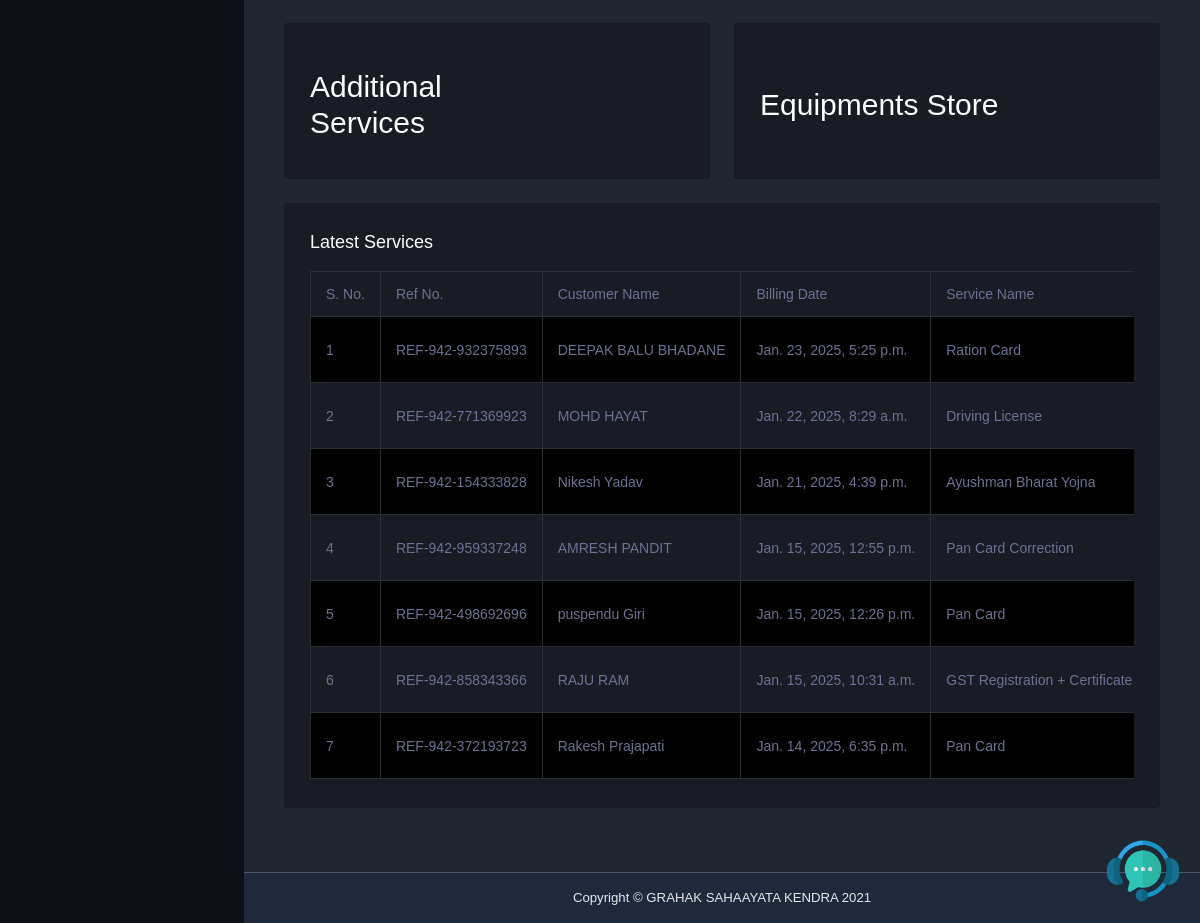
Before: /dashboard/admin/dashboard/ (signed in, lower part) with the older database file.
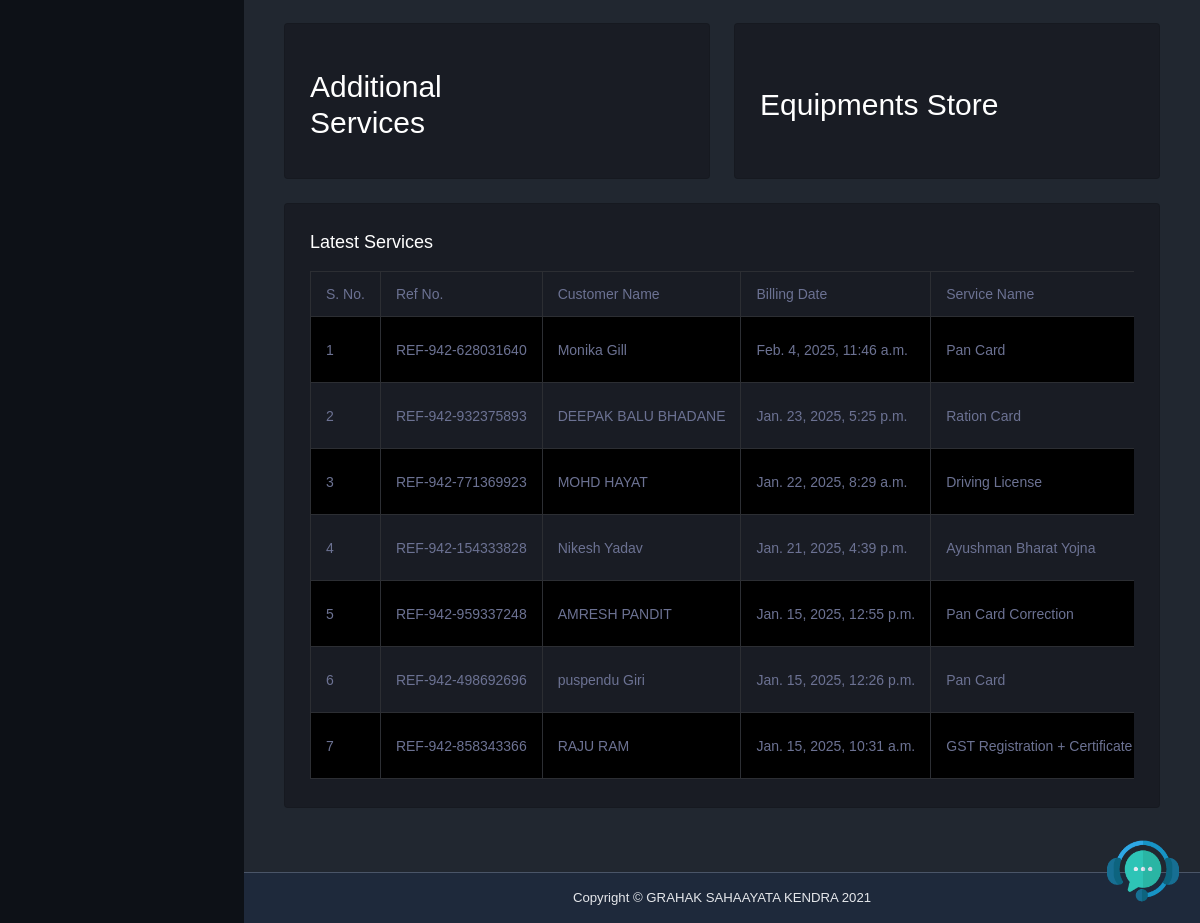
After: the same page with the newer database file.
### dashboard/models.py (models this page shows, shortened)
class BillingDetails(models.Model):
    user = models.ForeignKey(User, on_delete=models.CASCADE)  # Replace `1` with the correct default user ID
    ref_no = models.CharField(max_length=255, unique=True)
    customer = models.ForeignKey(Customer, on_delete=models.CASCADE)  # Foreign Key to Customer
    service = models.ForeignKey(Service, on_delete=models.CASCADE)  # Automatically delete related records
    billing_date = models.DateTimeField(auto_now_add=True, null=True)  # Ensure this field is defined
    payment_mode = models.CharField(max_length=50, choices=[('Cash', 'Cash'), ('Online', 'Online')])
    payment_status = models.CharField(max_length=50, choices=[('Paid', 'Paid'), ('Unpaid', 'Unpaid')], default='Unpaid')
    id_proof = models.FileField(upload_to='id_proofs/', blank=True, null=True)
    address_proof = models.FileField(upload_to='address_proofs/', blank=True, null=True)
    pan_card = models.CharField(max_length=255, null=True, blank=True)
    banking = models.FileField(upload_to='banking/', null=True, blank=True)
    photo = models.FileField(upload_to='photos/', null=True, blank=True)
    others = models.FileField(upload_to='others/', null=True, blank=True)
    service_status = models.CharField(
        max_length=20,
        choices=[('Pending', 'Pending'), ('In Progress', 'In Progress'), ('Complete', 'Complete')],
        default='Pending',
    )
    service_notes = models.TextField(null=True, blank=True)
    admin_completed_file = models.FileField(upload_to='completed_service_files/', null=True, blank=True)

class Customer(models.Model):
    full_name = models.CharField(max_length=255, default="Unknown")
    date_of_birth = models.DateField(null=True, blank=True)  # Add Date of Birth
    address = models.TextField()
    dob = models.DateField(null=True, blank=True)
    email = models.EmailField()
    mobile = models.CharField(max_length=15, null=True, blank=True)
    state = models.CharField(max_length=100)
    city = models.CharField(max_length=100)
    gender = models.CharField(max_length=10, choices=[('Male', 'Male'), ('Female', 'Female'), ('Other', 'Other')])
    pin_code = models.CharField(max_length=6, null=True, blank=True)
    created_by = models.ForeignKey(CustomUser, on_delete=models.CASCADE, related_name="customers")
    created_at = models.DateTimeField(auto_now_add=True)  # Automatically set on creation
    current_gsk_count = models.IntegerField(default=0)  # Default value for current_gsk_count

class Service(models.Model):
    service_name = models.CharField(max_length=100)
    price = models.DecimalField(max_digits=10, decimal_places=2)
    service_charge = models.DecimalField(max_digits=10, decimal_places=2, default=0.0)
    required_documents = models.TextField(blank=True, null=True)
    billing_date = models.DateTimeField(auto_now_add=True)  # Ensure this field exists
    STATUS_CHOICES = [
        ('active', 'Active'),
        ('inactive', 'Inactive'),
    ]
    status = models.CharField(max_length=10, choices=STATUS_CHOICES, default='active')
    def service_charge(self):
        return (self.price * self.service_charge_percentage) / 100

### dashboard/views/admin_views.py (the view)
# urls.py: path('admin/dashboard/', admin_views.admin_dashboard, name='admin_dashboard'),
@login_required
@role_required(['admin'])
def admin_dashboard(request):
    total_bills = BillingDetails.objects.count()
    total_centers = CustomUser.objects.filter(role__in=['retailer', 'distributor', 'master_distributor']).count()
    total_services = Service.objects.count()
    billing_details = BillingDetails.objects.all().order_by('-id')[:7]
    context = {
        'total_bills': total_bills,
        'total_centers': total_centers,
        'total_services': total_services,
        'billing_details': billing_details,
    }
    return render(request, 'admin_dashboard/admin_home.html', context)

### dashboard/utils.py (called while the page is built)
def role_required(allowed_roles):
    def decorator(view_func):
        @wraps(view_func)
        def wrapper(request, *args, **kwargs):
            if not request.user.is_authenticated:
                logger.info("User is not authenticated. Redirecting to login.")
                return redirect('login')
            if request.user.role not in allowed_roles:
                logger.warning(f"Unauthorized access attempt by user: {request.user.username}, Role: {request.user.role}")
                return redirect('not_authorized')
            logger.info(f"Access granted for user: {request.user.username}, Role: {request.user.role}")
            return view_func(request, *args, **kwargs)
        return wrapper
    return decorator

### dashboard/templates/admin_dashboard/admin_home.html (shortened to what this page needs)
{% extends 'base.html' %}
{% load static %}
{% block content %}
      <div class="container-flud">
        <div class="main-panel">
          <div class="content-wrapper">
            <a href="tel:+91 9129971644" class="whatsApp"><img src="{% static 'assets/images/customer-service.png'%}" class="whtsap-icon" alt="whtsap-icon"/></a>
            <div class="row">
            </div>
            <div class="row">
              <div class="col-sm-6 grid-margin">
                <div class="card">
                  <div class="card-body">
                    <a href="{% url 'pin_entry' %}" class="additional-ser">
                    <div class="row">
                      <div class="col-8 col-sm-12 col-xl-8 my-auto">
                        <div class="d-flex d-sm-block d-md-flex align-items-center">
                          <h2 class="mb-0">Additional Services</h2>
                        </div>
                      </div>
                      <div class="col-4 col-sm-12 col-xl-4 text-center text-xl-right">
                        <i class="icon-lg mdi mdi-codepen text-primary ml-auto"></i>
                      </div>
                    </div>
                    </a>
                  </div>
                </div>
              </div>
              <div class="col-sm-6 grid-margin">
                <div class="card">
                  <div class="card-body">
                    <a href="{% url 'pin_entry' %}" class="additional-ser">
                    <div class="row">
                      <div class="col-8 col-sm-12 col-xl-8 my-auto">
                        <div class="d-flex d-sm-block d-md-flex align-items-center">
                          <h2 class="mb-0">Equipments Store</h2>
                        </div>
                      </div>
                      <div class="col-4 col-sm-12 col-xl-4 text-center text-xl-right">
                        <i class="icon-lg mdi mdi-monitor text-success ml-auto"></i>
                      </div>
                    </div>
                  </a>
                  </div>
                </div>
              </div>
            </div>
            <div class="row ">
              <div class="col-12 grid-margin">
                <div class="card">
                  <div class="card-body">
                    <h4 class="card-title">Latest Services</h4>
                    <div class="table-responsive">
                      <table class="table table-striped table-bordered">
                          <thead>
                              <tr>
                                  <th>S. No.</th>
                                  <th>Ref No.</th>
                                  <th>Customer Name</th>
                                  <th>Billing Date</th>
                                  <th>Service Name</th>
                              </tr>
                          </thead>
                          <tbody>
                              {% for billing in billing_details %}
                              <tr>
                                  <td>{{ forloop.counter }}</td>
                                  <td>{{ billing.ref_no }}</td>
                                  <td>{{ billing.customer.full_name }}</td>
                                  <td>{{ billing.billing_date }}</td>
                                  <td>{{ billing.service.service_name }}</td>
                              </tr>
                              {% empty %}
                              <tr>
                                  <td colspan="7" class="text-center">No Billing Records Found</td>
                              </tr>
                              {% endfor %}
                          </tbody>
                      </table>
                  </div>
                  </div>
                </div>
              </div>
            </div>
        </div>
      </div>
    </div>
{% endblock %}

### dashboard/templates/base.html (shortened to what this page needs)
{% load static %}
<!DOCTYPE html>
<html lang="en">
  <head>
    <link rel="stylesheet" href="{% static 'assets/vendors/mdi/css/materialdesignicons.min.css' %}">
    <link rel="stylesheet" href="{% static 'assets/vendors/css/vendor.bundle.base.css' %}">
    <link rel="stylesheet" href="{% static 'assets/css/style.css' %}">
    <link rel="stylesheet" href="{% static 'assets/css/custom.css' %}">
  </head>
  <body>
    <div class="container-scroller">
      <div class="container-fluid page-body-wrapper">
        <div class="main-panel">
          <div class="content-wrapper">
            {% block content %}{% endblock %}
          </div>
          {% include 'dashboard/footer.html' %}
        </div>
      </div>
    </div>
  </body>
</html>

### dashboard/templates/dashboard/sidebar.html (shortened to what this page needs)
{% load static %}

### dashboard/templates/dashboard/header.html (shortened to what this page needs)
{% load static %}

### dashboard/templates/dashboard/footer.html
{% load static %}
<footer class="footer" style="background-color: #1e293b; color: #e5e7eb; text-align: center; padding: 15px; border-top: 1px solid #4a5568; flex-shrink: 0;">
  <span>Copyright © GRAHAK SAHAAYATA KENDRA 2021</span>
</footer>

### dashboard/static/assets/css/custom.css (style rules this page uses)
.main-panel { display: flex; flex-direction: column; min-height: 100vh; }
.content-wrapper { flex: 1; padding: 20px; background-color: #212730; }
.footer { background-color: #1e293b; color: #e5e7eb; text-align: center; padding: 15px; border-top: 1px solid #4a5568; flex-shrink: 0; }

### dashboard/templates/admin_dashboard/admin_home.html (style rules this page uses)
.container-flud { margin-top: 62px; }
a.additional-ser { text-decoration: none; color: #fff; }

Changed rows visible on the page:
no longer on this page (row unchanged): BillingDetails: ref_no "REF-942-372193723", customer.full_name "Rakesh Prajapati", billing_date "Jan. 14, 2025, 6:35 p.m.", service.service_name "Pan Card"
added BillingDetails: ref_no "REF-942-628031640", customer.full_name "Monika Gill", billing_date "Feb. 4, 2025, 11:46 a.m.", service.service_name "Pan Card"
